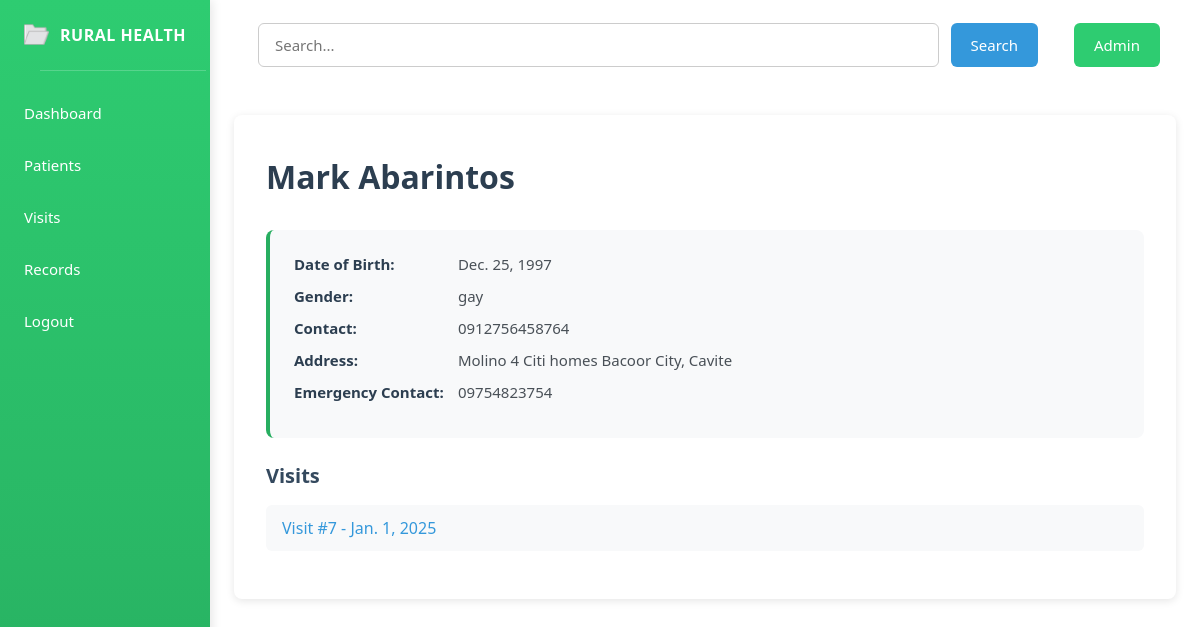
Screenshot of /patients/22/ (signed in) with the database file from the repository.
### app/models.py (models this page shows, shortened)
class Patient(models.Model):
    patient_id = models.AutoField(primary_key=True)  # internal DB id
    case_no = models.PositiveIntegerField(
        unique=True,
        null=True,
        blank=True,
        editable=False
    )
    first_name = models.CharField(max_length=100)
    middle_name = models.CharField(max_length=100, blank=True, null=True)
    last_name = models.CharField(max_length=100)
    date_of_birth = models.DateField()
    gender = models.CharField(max_length=10)
    address = models.TextField()
    contact_no = models.CharField(max_length=20)
    emergency_contact = models.CharField(max_length=20)

class Visit(models.Model):
    visit_id = models.AutoField(primary_key=True)
    patient = models.ForeignKey(Patient, on_delete=models.CASCADE)
    visit_number = models.PositiveIntegerField(editable=False, null=True, blank=True)
    user = models.ForeignKey(User, on_delete=models.CASCADE)
    visit_date = models.DateField()
    visit_type = models.CharField(max_length=50)
    reason = models.TextField()
    notes = models.TextField(blank=True, null=True)

### app/views.py (the view)
# urls.py: path("patients/<int:pk>/", PatientDetailView.as_view(), name="patient-detail"),
class PatientDetailView(LoginRequiredMixin, DetailView):
    model = Patient
    template_name = "app/patient_detail.html"

### app/templates/app/patient_detail.html (shortened to what this page needs)
{% extends "app/base.html" %}
{% load static %}
{% block content %}
{% block extra_css %}
<link rel="stylesheet" href="{% static 'css/detail.css' %}">
{% endblock %}
<section class="patient-detail-section">
    <h2 class="section-title">{{ object.first_name }} {{ object.last_name }}</h2>
    <div class="patient-info">
        <p><strong>Date of Birth:</strong> {{ object.date_of_birth }}</p>
        <p><strong>Gender:</strong> {{ object.gender }}</p>
        <p><strong>Contact:</strong> {{ object.contact_no }}</p>
        <p><strong>Address:</strong> {{ object.address }}</p>
        <p><strong>Emergency Contact:</strong> {{ object.emergency_contact }}</p>
    </div>
    <h3 class="sub-title">Visits</h3>
    <ul class="visit-list">
        {% for visit in object.visit_set.all %}
        <li>
            <a href="{% url 'visit-detail' visit.pk %}">
                Visit #{{ visit.visit_id }} - {{ visit.visit_date }}
            </a>
        </li>
        {% empty %}
        <li>No visits yet.</li>
        {% endfor %}
    </ul>
</section>
{% endblock %}

### static/css/base.css (style rules this page uses)
* { margin: 0; padding: 0; box-sizing: border-box; font-family: 'Segoe UI', Roboto, 'Helvetica Neue', Arial, sans-serif; }
h2.section-title { font-size: 28px; font-weight: 600; border-radius: 8px; color: #2c3e50; margin-bottom: 24px; }
h3.sub-title { font-size: 20px; font-weight: 600; color: #34495e; margin-bottom: 16px; }
section { background: white; padding: 32px; border-radius: 8px; box-shadow: 0 2px 8px rgba(0,0,0,0.1); margin: 24px; }
.patient-info, .visit-info { background: #f8f9fa; padding: 24px; border-radius: 8px; margin-bottom: 24px; border-left: 4px solid #27ae60; }
.patient-info p, .visit-info p { margin-bottom: 12px; font-size: 15px; color: #495057; }
.patient-info strong, .visit-info strong { color: #2c3e50; font-weight: 600; display: inline-block; min-width: 160px; }
.visit-list { list-style: none; padding: 0; }
.visit-list li { padding: 12px 16px; background: #f8f9fa; margin-bottom: 8px; border-radius: 6px; transition: background-color 0.2s; }
.visit-list a { color: #3498db; text-decoration: none; font-weight: 500; }

### static/css/detail.css (style rules this page uses)
.patient-detail-section { max-width: 1400px; margin: 0 auto; padding: 40px 32px; }
.patient-detail-section .section-title { font-size: 32px; color: #2c3e50; margin-bottom: 32px; font-weight: 600; }

### rows the page displays
Patient: first_name "Mark", last_name "Abarintos", date_of_birth "Dec. 25, 1997", gender "gay", contact_no "0912756458764", address "Molino 4 Citi homes Bacoor City, Cavite", emergency_contact "09754823754"
Visit: visit_id "7", visit_date "Jan. 1, 2025"
